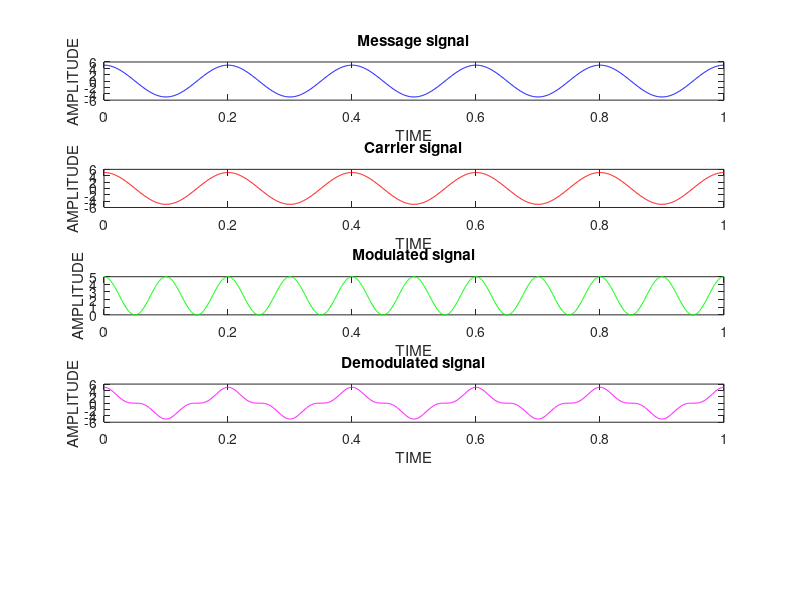

This chart was generated by the following MATLAB code: (Note: this script raises an error after producing the figure.)
clear all;
close all;
clc;
t=0:0.001:1;
am=input('Amplitude of the Modulated Signal');
fm=input('Frequency of the Modulated signal');
ac=input('Amplitude of the carrier signal');
fc=input('Frequency of the carrier signal');
xt=am*cos(2*pi*fm*t);
subplot(5,1,1);
plot(t,xt,'b');
title('Message signal')
xlabel('TIME')
ylabel('AMPLITUDE')
ct=ac*cos(2*pi*fc*t);
subplot(5,1,2);
plot(t,ct,'r');
title('Carrier signal')
xlabel('TIME')
ylabel('AMPLITUDE')

st=am*cos(2*pi*fm*t).*cos(2*pi*fc*t);
subplot(5,1,3);
plot(t,st,'g');
title('Modulated signal')
xlabel('TIME')
ylabel('AMPLITUDE')

dem=st.*cos(2*pi*fc*t);
subplot(5,1,4);
plot(t,dem,'m');
title('Demodulated signal')
xlabel('TIME')
ylabel('AMPLITUDE')
demf=0.5*xt;
subplot(5,1,5,'m');
plot(t,demf);
title('Filtered Demodulated signal')
xlabel('TIME')
ylabel('AMPLITUDE')
m=am/ac;
pc=(ac*ac)/2;
pt=(m*m)/2*pc;
